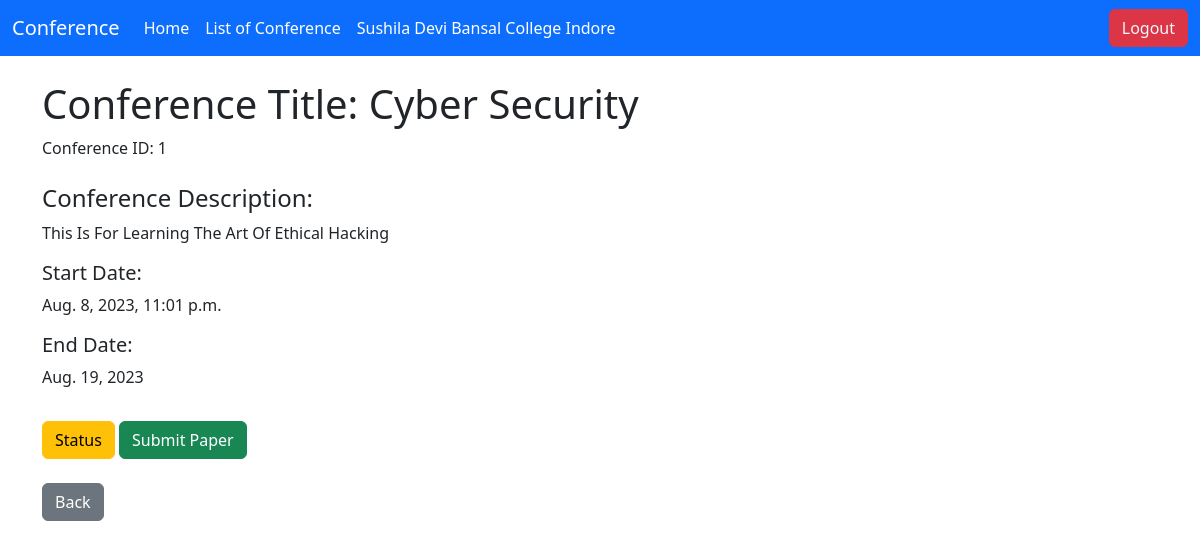
The app's page /singup/success/conference_detail/1/ (signed in) with its own data.
### login/models.py (models this page shows, shortened)
class conference(models.Model):
     conference_name = models.CharField(max_length=80)
     conference_descriptions = models.CharField(max_length=600)
     conference_start_date = models.DateTimeField(default=timezone.now)
     conference_end_date = models.DateField()
     has_uploaded_paper = models.BooleanField(default=False)

### singup/views.py (the view)
# urls.py: path('success/conference_detail/<int:conf_id>/', views.conference_detail, name='conference_detail'),
def conference_detail(request, conf_id):
    if request.user.is_authenticated:
        conf_instance = get_object_or_404(conference, id=conf_id)
        user=request.user
        print(conf_instance.has_uploaded_paper)
        context={
            'conf_instance': conf_instance,
            'papers_uploaded' : paper.objects.filter(user=user, conference=conf_instance),
        }
        return render(request, 'singup/conference_detail.html', context)
    else:
        return render(request, 'singup/singIn.html')

### singup/templates/singup/conference_detail.html (shortened to what this page needs)
{% extends 'singup/base.html/' %}
{% block body %}
{% if user.is_authenticated %}
<div class="container my-4">
     <h1>Conference Title: {{ conf_instance.conference_name }}</h1>
     <p class="mb-4">Conference ID: {{ conf_instance.id }}</p>
     <p class="mb-4"><h4>Conference Description:</h4> {{ conf_instance.conference_descriptions }}</p>
     <p><h5>Start Date:</h5> {{ conf_instance.conference_start_date }}</p>
     <p><h5>End Date:</h5> {{ conf_instance.conference_end_date }}</p>
         <div class="mt-4">
             <a class="btn btn-warning mt-2" href="{% url 'list_of_paper' conf_id=conf_instance.id  %}">Status</a>
             <a class="btn btn-success mt-2" href="{% url 'submit' conf_id=conf_instance.id %}">Submit Paper</a>
         </div>
     <div class="mt-4">
         <a class="btn btn-secondary" href="/singup/success/list-of-conference/">Back</a>
     </div>
 </div>
{% endif %}
{% endblock body %}

### records on screen
conference: conference_name "Cyber Security", id "1", conference_descriptions "This Is For Learning The Art Of Ethical Hacking", conference_start_date "Aug. 8, 2023, 11:01 p.m.", conference_end_date "Aug. 19, 2023"
